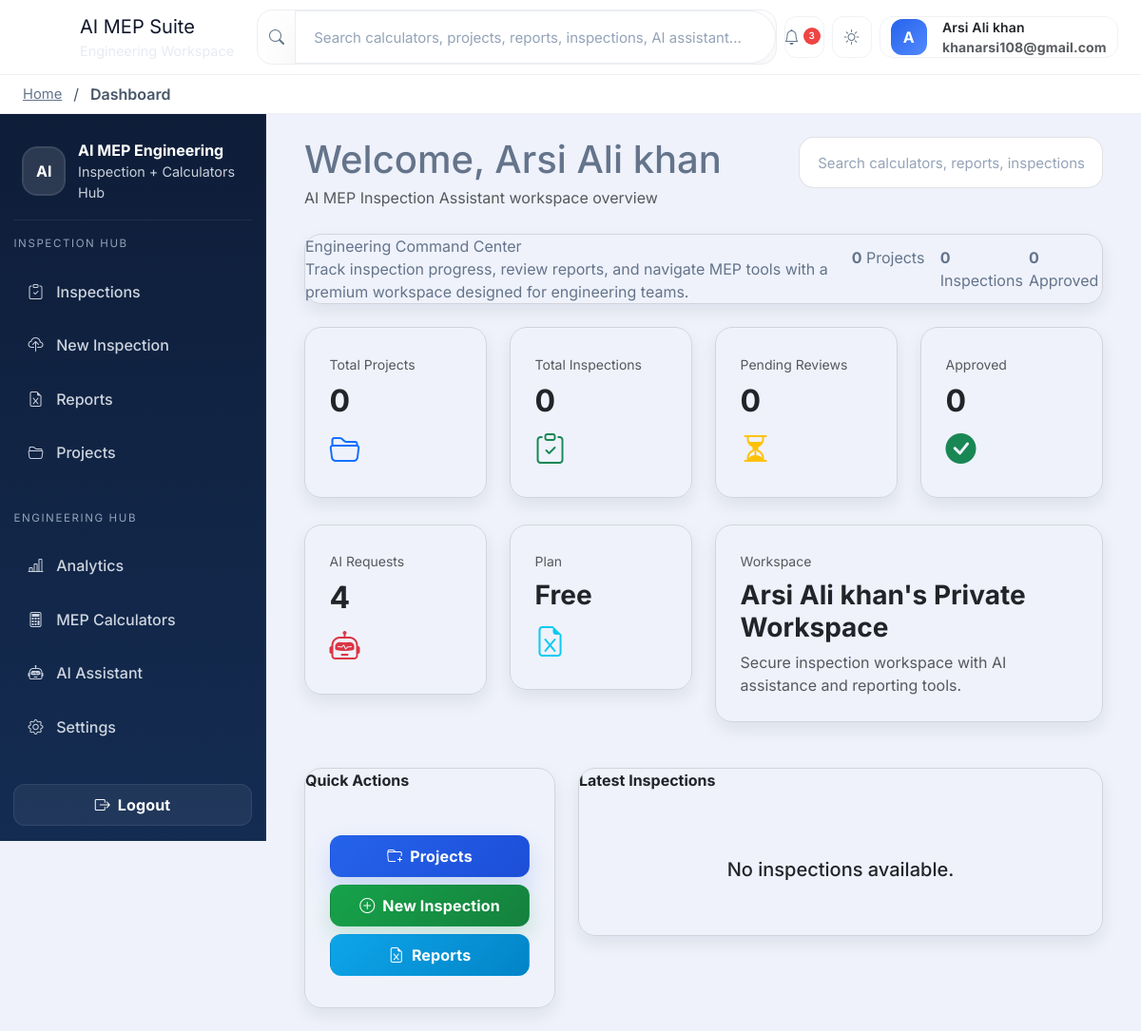
The app's page /dashboard (signed in) with its own data.
### app/models/user.py (models this page shows, shortened)
class User(Base):
    __tablename__ = "users"
    id = Column(Integer, primary_key=True, index=True)
    full_name = Column(String(100), nullable=False)
    email = Column(String(100), unique=True, index=True, nullable=False)
    password = Column(String(255), nullable=False)
    phone = Column(String(20), unique=True, nullable=False)
    role = Column(String(50), default="Engineer")
    is_active = Column(Boolean, default=True)
    is_verified = Column(Boolean, default=False)
    verification_token = Column(String(255), nullable=True)
    company_name = Column(String(150), nullable=True)
    company_id = Column(Integer, ForeignKey("companies.id"), nullable=True, index=True)
    workspace_id = Column(Integer, ForeignKey("workspaces.id"), nullable=True, index=True)
    subscription_plan = Column(String(50), default="Free")
    ai_usage_count = Column(Integer, default=0)
    email_notifications = Column(Boolean, default=True)
    inspection_notifications = Column(Boolean, default=True)
    report_notifications = Column(Boolean, default=True)
    ai_notifications = Column(Boolean, default=True)
    created_at = Column(DateTime, default=datetime.utcnow)
    updated_at = Column(DateTime, default=datetime.utcnow, onupdate=datetime.utcnow)
    last_login = Column(DateTime, nullable=True)
    company = relationship("Company", foreign_keys=[company_id])
    workspace = relationship("Workspace", foreign_keys=[workspace_id])
    projects = relationship("Project", back_populates="owner", cascade="all, delete-orphan")
    inspections = relationship("Inspection", back_populates="owner", cascade="all, delete-orphan")
    notifications = relationship("Notification", back_populates="user", cascade="all, delete-orphan")
    ai_requests = relationship("AIRequest", back_populates="user", cascade="all, delete-orphan")
    documents = relationship("Document", back_populates="owner", cascade="all, delete-orphan")
    audit_logs = relationship("AuditLog", back_populates="user", cascade="all, delete-orphan")
    owned_company = relationship("Company", foreign_keys="Company.owner_id", back_populates="owner")

### app/main.py (the view)
@app.get("/dashboard", response_class=HTMLResponse)
async def dashboard(request: Request, db: Session = Depends(get_db)):
    user_data = request.session.get("user")
    if not user_data:
        return RedirectResponse(url="/login", status_code=303)
    user = db.query(User).filter(User.id == user_data["id"]).first()
    if not user:
        request.session.clear()
        return RedirectResponse(url="/login", status_code=303)
    workspace = WorkspaceService(db)
    workspace.create_default_workspace(user)
    context = workspace.get_dashboard_context(user)
    return templates.TemplateResponse(request=request, name="dashboard.html", context=context)

### app/templates/dashboard.html (shortened to what this page needs)
{% extends "layouts/base.html" %}
{% block head_extra %}
<link rel="stylesheet" href="{{ url_for('static', path='css/dashboard.css') }}">
{% endblock %}
{% block content %}
<div class="container-fluid dashboard-shell">
    <div class="d-flex flex-column flex-xl-row justify-content-between align-items-start gap-4 mb-4">
        <div>
            <h1 class="mb-1">Welcome, {{ user.full_name }}</h1>
            <p class="text-muted mb-0">AI MEP Inspection Assistant workspace overview</p>
        </div>
        <div class="dashboard-search ms-xl-3" style="width:320px;">
            <input id="calculatorSearch" class="form-control" placeholder="Search calculators, reports, inspections..." aria-label="Search calculators" />
        </div>
    </div>
    <div class="dashboard-hero-panel mb-4">
        <div class="row gy-3 align-items-center">
            <div class="col-lg-8">
                <div class="hero-title">Engineering Command Center</div>
                <div class="hero-copy">Track inspection progress, review reports, and navigate MEP tools with a premium workspace designed for engineering teams.</div>
            </div>
            <div class="col-lg-4">
                <div class="row g-3">
                    <div class="col-sm-4">
                        <div class="hero-metric-pill">
                            <strong>{{ total_projects }}</strong>
                            Projects
                        </div>
                    </div>
                    <div class="col-sm-4">
                        <div class="hero-metric-pill">
                            <strong>{{ total_inspections }}</strong>
                            Inspections
                        </div>
                    </div>
                    <div class="col-sm-4">
                        <div class="hero-metric-pill">
                            <strong>{{ approved_inspections }}</strong>
                            Approved
                        </div>
                    </div>
                </div>
            </div>
        </div>
    </div>
    <div class="row g-4">
        <div class="col-lg-3 col-md-6">
            <div class="card shadow-sm border-0">
                <div class="card-body">
                    <small class="text-muted">Total Projects</small>
                    <h2 class="fw-bold mt-2">{{ total_projects }}</h2>
                    <i class="bi bi-folder2-open text-primary fs-2"></i>
                </div>
            </div>
        </div>
        <div class="col-lg-3 col-md-6">
            <div class="card shadow-sm border-0">
                <div class="card-body">
                    <small class="text-muted">Total Inspections</small>
                    <h2 class="fw-bold mt-2">{{ total_inspections }}</h2>
                    <i class="bi bi-clipboard-check text-success fs-2"></i>
                </div>
            </div>
        </div>
        <div class="col-lg-3 col-md-6">
            <div class="card shadow-sm border-0">
                <div class="card-body">
                    <small class="text-muted">Pending Reviews</small>
                    <h2 class="fw-bold mt-2">{{ pending_inspections }}</h2>
                    <i class="bi bi-hourglass-split text-warning fs-2"></i>
                </div>
            </div>
        </div>
        <div class="col-lg-3 col-md-6">
            <div class="card shadow-sm border-0">
                <div class="card-body">
                    <small class="text-muted">Approved</small>
                    <h2 class="fw-bold mt-2">{{ approved_inspections }}</h2>
                    <i class="bi bi-check-circle-fill text-success fs-2"></i>
                </div>
            </div>
        </div>
    </div>
    <div class="row g-4 mt-1">
        <div class="col-lg-3 col-md-6">
            <div class="card shadow-sm border-0">
                <div class="card-body">
                    <small class="text-muted">AI Requests</small>
                    <h2 class="fw-bold mt-2">{{ ai_requests }}</h2>
                    <i class="bi bi-robot text-danger fs-2"></i>
                </div>
            </div>
        </div>
        <div class="col-lg-3 col-md-6">
            <div class="card shadow-sm border-0">
                <div class="card-body">
                    <small class="text-muted">Plan</small>
                    <h3 class="fw-bold mt-2">{{ subscription_plan }}</h3>
                    <i class="bi bi-file-earmark-excel text-info fs-2"></i>
                </div>
            </div>
        </div>
        <div class="col-lg-6">
            <div class="card shadow-sm border-0">
                <div class="card-body">
                    <small class="text-muted">Workspace</small>
                    <h3 class="fw-bold mt-2">{{ user.full_name }}'s Private Workspace</h3>
                    <p class="text-muted mb-0">
                        Secure inspection workspace with AI assistance and reporting tools.
                    </p>
                </div>
            </div>
        </div>
    </div>
    <div class="row mt-5">
        <div class="col-lg-4">
            <div class="card shadow-sm">
                <div class="card-header">
                    <strong>Quick Actions</strong>
                </div>
                <div class="card-body">
                    <a href="/projects" class="btn btn-primary w-100 mb-2" data-toast-success="Project workspace opened successfully.">
                        <i class="bi bi-folder-plus"></i>
                        Projects
                    </a>
                    <a href="/upload" class="btn btn-success w-100 mb-2" data-toast-success="Inspection workflow ready. Upload your files to begin.">
                        <i class="bi bi-plus-circle"></i>
                        New Inspection
                    </a>
                    <a href="/reports" class="btn btn-info w-100 mb-2" data-toast-success="Report center opened successfully.">
                        <i class="bi bi-file-earmark-excel"></i>
                        Reports
                    </a>
                </div>
            </div>
        </div>
        <div class="col-lg-8">
            <div class="card shadow-sm">
                <div class="card-header">
                    <strong>Latest Inspections</strong>
                </div>
                <div class="card-body">
                    {% if inspections %}
                    <table class="table table-hover">
                        <thead class="table-light">
                        <tr>
                            <th>Inspection No</th>
                            <th>Inspector</th>
                            <th>Status</th>
                            <th>Date</th>
                        </tr>
                        </thead>
                        <tbody>
                        {% for inspection in inspections %}
                        <tr>
                            <td>{{ inspection.inspection_no }}</td>
                            <td>{{ inspection.inspector }}</td>
                            <td>
                                {% if inspection.status == "Approved" %}
                                <span class="badge bg-success">
                                    {{ inspection.status }}
                                </span>
                                {% elif inspection.status == "Pending" %}
                                <span class="badge bg-warning text-dark">
                                    {{ inspection.status }}
                                </span>
                                {% else %}
                                <span class="badge bg-danger">
                                    {{ inspection.status }}
                                </span>
                                {% endif %}
                            </td>
                            <td>{{ inspection.inspection_date }}</td>
                        </tr>
                        {% endfor %}
                        </tbody>
                    </table>
                    {% else %}
                    <div class="text-center p-4">
                        <h5>No inspections available.</h5>
                    </div>
                    {% endif %}
                </div>
            </div>
        </div>
    </div>
</div>
{% endblock %}

### app/templates/layouts/navbar.html (shortened to what this page needs)
<nav class="navbar topbar navbar-expand-lg px-3 px-xl-4">
    <div class="d-flex align-items-center gap-2 flex-grow-1 min-width-0">
        <a class="navbar-brand d-flex align-items-center gap-2 me-3" href="/dashboard">
            <div class="brand-mark small-brand">
                <span>AI</span>
            </div>
            <div class="d-none d-md-block">
                <div class="brand-title">AI MEP Suite</div>
                <div class="brand-subtitle">Engineering Workspace</div>
            </div>
        </a>
        <form id="globalSearchForm" class="search-bar flex-grow-1" role="search">
            <div class="input-group">
                <span class="input-group-text"><i class="bi bi-search"></i></span>
                <input id="globalSearchInput" class="form-control" type="search" placeholder="Search calculators, projects, reports, inspections, AI assistant..." aria-label="Global search">
            </div>
        </form>
    </div>
    <div class="topbar-actions d-flex align-items-center gap-2 ms-2">
        <div class="dropdown d-none d-lg-block">
            <button class="btn btn-icon" type="button" id="notificationsToggle" data-bs-toggle="dropdown" aria-expanded="false" aria-label="Notifications">
                <i class="bi bi-bell"></i>
                <span class="badge badge-notification">3</span>
            </button>
        </div>
        <button class="btn btn-icon theme-toggle" type="button" id="themeToggle" aria-label="Toggle theme">
        </button>
        {% set auth_user = request.state.current_user if request and request.state and request.state.current_user else none %}
        {% if not auth_user and request and request.session %}
            {% set auth_user = request.session.get('user') %}
        {% endif %}
        <div class="dropdown">
            <button class="btn profile-trigger" type="button" id="profileMenu" data-bs-toggle="dropdown" aria-expanded="false">
                <div class="profile-avatar">
                    {% if auth_user and auth_user.full_name %}
                        {{ auth_user.full_name[:1]|upper }}
                    {% else %}
                        G
                    {% endif %}
                </div>
                <div class="profile-info d-none d-md-flex flex-column ms-2 text-start">
                    <span class="fw-semibold text-dark small">
                        {% if auth_user and auth_user.full_name %}{{ auth_user.full_name }}{% else %}Guest{% endif %}
                    </span>
                    <small class="text-muted">
                        {% if auth_user and auth_user.email %}{{ auth_user.email }}{% else %}No account connected{% endif %}
                    </small>
                </div>
            </button>
        </div>
    </div>
</nav>
<div class="breadcrumb-strip d-none d-xl-flex align-items-center px-4 py-2">
    <a href="/dashboard" class="breadcrumb-link">Home</a>
    <span class="breadcrumb-separator">/</span>
    <span id="breadcrumbTitle" class="breadcrumb-current">Dashboard</span>
</div>

### app/static/css/calculators.css (style rules this page uses)
.card-header { background:transparent !important; border:none !important; padding:0 0 20px 0; }
.form-control, .form-select { width:100%; height:54px; padding:0 18px; border:1px solid var(--border); border-radius:14px; background:#fff; color:var(--heading); font-size:15px; transition:all .25s ease; }
.form-control::placeholder { color:#94a3b8; }
.btn-primary { background:linear-gradient( 135deg, var(--primary), var(--primary-dark) ); border:1px solid transparent; color:#fff; box-shadow:0 12px 24px rgba(37,99,235,.18); }
.btn-success { background:linear-gradient(135deg, var(--success), var(--success-dark)); border:1px solid transparent; color:#fff; }
.card, .parameter-card, .result-item { transition:all .25s ease; }
a { color:var(--primary); transition:.25s; }

### records on screen
User: full_name "Arsi Ali khan", email "khanarsi108@gmail.com", subscription_plan "Free"

### other values on screen
{{ auth_user.full_name[:1]|upper }} "A"
{{ total_projects }} "0"
{{ total_inspections }} "0"
{{ approved_inspections }} "0"
{{ pending_inspections }} "0"
{{ ai_requests }} "4"
